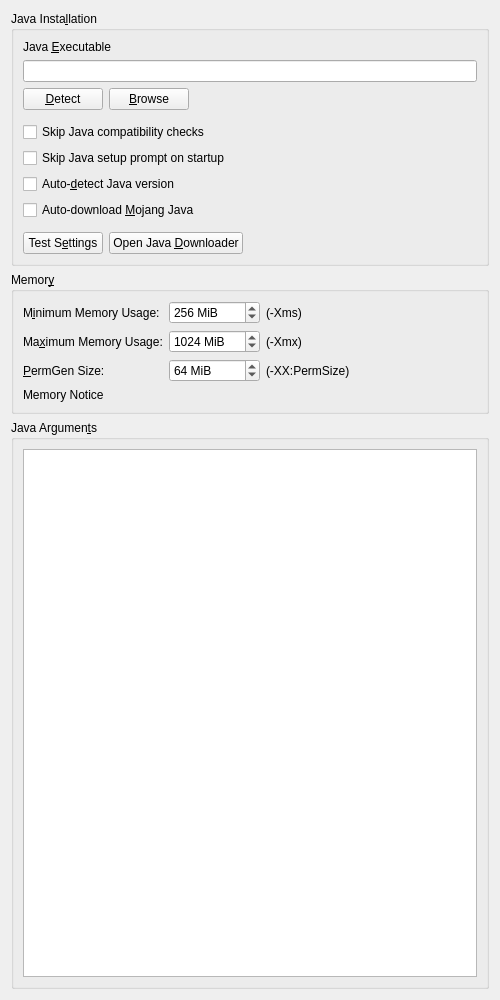
<?xml version="1.0" encoding="UTF-8"?>
<ui version="4.0">
 <class>JavaSettingsWidget</class>
 <widget class="QWidget" name="JavaSettingsWidget">
  <property name="geometry">
   <rect>
    <x>0</x>
    <y>0</y>
    <width>500</width>
    <height>1000</height>
   </rect>
  </property>
  <property name="windowTitle">
   <string>Form</string>
  </property>
  <layout class="QVBoxLayout" name="verticalLayout" stretch="0,0,1">
   <item>
    <widget class="QGroupBox" name="javaInstallationGroupBox">
     <property name="enabled">
      <bool>true</bool>
     </property>
     <property name="title">
      <string>Java Insta&amp;llation</string>
     </property>
     <property name="checkable">
      <bool>false</bool>
     </property>
     <property name="checked">
      <bool>false</bool>
     </property>
     <layout class="QGridLayout" name="gridLayout_2">
      <item row="7" column="0">
       <widget class="QCheckBox" name="autodetectJavaCheckBox">
        <property name="text">
         <string>Auto-&amp;detect Java version</string>
        </property>
       </widget>
      </item>
      <item row="2" column="0">
       <layout class="QHBoxLayout" name="horizontalLayout">
        <item>
         <widget class="QPushButton" name="javaDetectBtn">
          <property name="text">
           <string>&amp;Detect</string>
          </property>
         </widget>
        </item>
        <item>
         <widget class="QPushButton" name="javaBrowseBtn">
          <property name="text">
           <string>&amp;Browse</string>
          </property>
         </widget>
        </item>
        <item>
         <spacer name="horizontalSpacer">
          <property name="orientation">
           <enum>Qt::Horizontal</enum>
          </property>
          <property name="sizeHint" stdset="0">
           <size>
            <width>40</width>
            <height>20</height>
           </size>
          </property>
         </spacer>
        </item>
       </layout>
      </item>
      <item row="10" column="0">
       <layout class="QHBoxLayout" name="horizontalLayout_4">
        <item>
         <widget class="QPushButton" name="javaTestBtn">
          <property name="text">
           <string>Test S&amp;ettings</string>
          </property>
         </widget>
        </item>
        <item>
         <widget class="QPushButton" name="javaDownloadBtn">
          <property name="text">
           <string>Open Java &amp;Downloader</string>
          </property>
         </widget>
        </item>
        <item>
         <spacer name="horizontalSpacer_7">
          <property name="orientation">
           <enum>Qt::Horizontal</enum>
          </property>
          <property name="sizeHint" stdset="0">
           <size>
            <width>0</width>
            <height>0</height>
           </size>
          </property>
         </spacer>
        </item>
       </layout>
      </item>
      <item row="9" column="0">
       <spacer name="verticalSpacer_4">
        <property name="orientation">
         <enum>Qt::Vertical</enum>
        </property>
        <property name="sizeType">
         <enum>QSizePolicy::Fixed</enum>
        </property>
        <property name="sizeHint" stdset="0">
         <size>
          <width>0</width>
          <height>6</height>
         </size>
        </property>
       </spacer>
      </item>
      <item row="8" column="0">
       <widget class="QCheckBox" name="autodownloadJavaCheckBox">
        <property name="toolTip">
         <string>Automatically downloads and selects the Java build recommended by Mojang.</string>
        </property>
        <property name="text">
         <string>Auto-download &amp;Mojang Java</string>
        </property>
       </widget>
      </item>
      <item row="4" column="0">
       <widget class="QCheckBox" name="skipCompatibilityCheckBox">
        <property name="toolTip">
         <string>If enabled, the launcher will not check if an instance is compatible with the selected Java version.</string>
        </property>
        <property name="text">
         <string>Skip Java compatibility checks</string>
        </property>
       </widget>
      </item>
      <item row="1" column="0">
       <widget class="QLineEdit" name="javaPathTextBox"/>
      </item>
      <item row="0" column="0">
       <widget class="QLabel" name="label_4">
        <property name="text">
         <string>Java &amp;Executable</string>
        </property>
        <property name="buddy">
         <cstring>javaPathTextBox</cstring>
        </property>
       </widget>
      </item>
      <item row="5" column="0">
       <widget class="QCheckBox" name="skipWizardCheckBox">
        <property name="toolTip">
         <string>If enabled, the launcher won't prompt you to choose a Java version if one is not found on startup.</string>
        </property>
        <property name="text">
         <string>Skip Java setup prompt on startup</string>
        </property>
       </widget>
      </item>
      <item row="3" column="0">
       <spacer name="verticalSpacer_5">
        <property name="orientation">
         <enum>Qt::Vertical</enum>
        </property>
        <property name="sizeType">
         <enum>QSizePolicy::Fixed</enum>
        </property>
        <property name="sizeHint" stdset="0">
         <size>
          <width>0</width>
          <height>6</height>
         </size>
        </property>
       </spacer>
      </item>
     </layout>
    </widget>
   </item>
   <item>
    <widget class="QGroupBox" name="memoryGroupBox">
     <property name="enabled">
      <bool>true</bool>
     </property>
     <property name="title">
      <string>Memor&amp;y</string>
     </property>
     <property name="checkable">
      <bool>false</bool>
     </property>
     <property name="checked">
      <bool>false</bool>
     </property>
     <layout class="QGridLayout" name="gridLayout">
      <item row="2" column="2">
       <widget class="QLabel" name="label_3">
        <property name="text">
         <string>(-XX:PermSize)</string>
        </property>
       </widget>
      </item>
      <item row="2" column="1">
       <widget class="QSpinBox" name="permGenSpinBox">
        <property name="sizePolicy">
         <sizepolicy hsizetype="Maximum" vsizetype="Fixed">
          <horstretch>0</horstretch>
          <verstretch>0</verstretch>
         </sizepolicy>
        </property>
        <property name="toolTip">
         <string>The amount of memory available to store loaded Java classes.</string>
        </property>
        <property name="suffix">
         <string notr="true"> MiB</string>
        </property>
        <property name="minimum">
         <number>4</number>
        </property>
        <property name="maximum">
         <number>1048576</number>
        </property>
        <property name="singleStep">
         <number>8</number>
        </property>
        <property name="value">
         <number>64</number>
        </property>
       </widget>
      </item>
      <item row="1" column="1">
       <widget class="QSpinBox" name="maxMemSpinBox">
        <property name="sizePolicy">
         <sizepolicy hsizetype="Maximum" vsizetype="Fixed">
          <horstretch>0</horstretch>
          <verstretch>0</verstretch>
         </sizepolicy>
        </property>
        <property name="toolTip">
         <string>The maximum amount of memory Minecraft is allowed to use.</string>
        </property>
        <property name="suffix">
         <string notr="true"> MiB</string>
        </property>
        <property name="minimum">
         <number>8</number>
        </property>
        <property name="maximum">
         <number>1048576</number>
        </property>
        <property name="singleStep">
         <number>128</number>
        </property>
        <property name="value">
         <number>1024</number>
        </property>
       </widget>
      </item>
      <item row="1" column="2">
       <widget class="QLabel" name="label_2">
        <property name="text">
         <string>(-Xmx)</string>
        </property>
       </widget>
      </item>
      <item row="0" column="1">
       <widget class="QSpinBox" name="minMemSpinBox">
        <property name="sizePolicy">
         <sizepolicy hsizetype="Maximum" vsizetype="Fixed">
          <horstretch>0</horstretch>
          <verstretch>0</verstretch>
         </sizepolicy>
        </property>
        <property name="toolTip">
         <string>The amount of memory Minecraft is started with.</string>
        </property>
        <property name="suffix">
         <string notr="true"> MiB</string>
        </property>
        <property name="minimum">
         <number>8</number>
        </property>
        <property name="maximum">
         <number>1048576</number>
        </property>
        <property name="singleStep">
         <number>128</number>
        </property>
        <property name="value">
         <number>256</number>
        </property>
       </widget>
      </item>
      <item row="2" column="0">
       <widget class="QLabel" name="label_11">
        <property name="text">
         <string>&amp;PermGen Size:</string>
        </property>
        <property name="buddy">
         <cstring>permGenSpinBox</cstring>
        </property>
       </widget>
      </item>
      <item row="0" column="2">
       <widget class="QLabel" name="label">
        <property name="text">
         <string>(-Xms)</string>
        </property>
       </widget>
      </item>
      <item row="1" column="0">
       <widget class="QLabel" name="labelMaxMem">
        <property name="text">
         <string>Ma&amp;ximum Memory Usage:</string>
        </property>
        <property name="buddy">
         <cstring>maxMemSpinBox</cstring>
        </property>
       </widget>
      </item>
      <item row="0" column="0">
       <widget class="QLabel" name="labelMinMem">
        <property name="text">
         <string>M&amp;inimum Memory Usage:</string>
        </property>
        <property name="buddy">
         <cstring>minMemSpinBox</cstring>
        </property>
       </widget>
      </item>
      <item row="0" column="3">
       <spacer name="horizontalSpacer_2">
        <property name="orientation">
         <enum>Qt::Horizontal</enum>
        </property>
        <property name="sizeHint" stdset="0">
         <size>
          <width>0</width>
          <height>0</height>
         </size>
        </property>
       </spacer>
      </item>
      <item row="3" column="0" colspan="4">
       <widget class="QLabel" name="labelMaxMemNotice">
        <property name="text">
         <string>Memory Notice</string>
        </property>
       </widget>
      </item>
     </layout>
    </widget>
   </item>
   <item>
    <widget class="QGroupBox" name="javaArgumentsGroupBox">
     <property name="enabled">
      <bool>true</bool>
     </property>
     <property name="title">
      <string>Java Argumen&amp;ts</string>
     </property>
     <property name="checkable">
      <bool>false</bool>
     </property>
     <property name="checked">
      <bool>false</bool>
     </property>
     <layout class="QGridLayout" name="gridLayout_6">
      <item row="1" column="1">
       <widget class="QPlainTextEdit" name="jvmArgsTextBox"/>
      </item>
     </layout>
    </widget>
   </item>
  </layout>
 </widget>
 <tabstops>
  <tabstop>javaPathTextBox</tabstop>
  <tabstop>javaDetectBtn</tabstop>
  <tabstop>javaBrowseBtn</tabstop>
  <tabstop>skipCompatibilityCheckBox</tabstop>
  <tabstop>skipWizardCheckBox</tabstop>
  <tabstop>autodetectJavaCheckBox</tabstop>
  <tabstop>autodownloadJavaCheckBox</tabstop>
  <tabstop>javaTestBtn</tabstop>
  <tabstop>javaDownloadBtn</tabstop>
  <tabstop>minMemSpinBox</tabstop>
  <tabstop>maxMemSpinBox</tabstop>
  <tabstop>permGenSpinBox</tabstop>
  <tabstop>jvmArgsTextBox</tabstop>
 </tabstops>
 <resources/>
 <connections/>
</ui>
